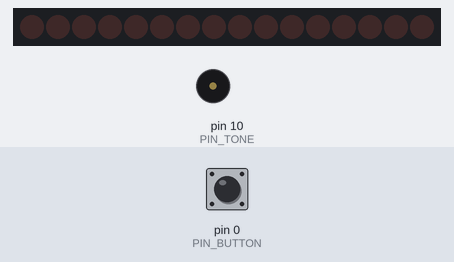
Bench run of a sketch on a simulated Arduino Uno, built with avr-gcc and run on an emulated ATmega328P. Shown: 16 shift-register outputs drawn as a row of LEDs (first output left, lit = HIGH), buzzer (waves = sounding). Wiring (inferred from the names in the program): 2 × shift register (74HC595): data pin 1; shift clock pin 3; latch pin 2. Wiring (inferred from the signals the program sends): row of LEDs: on Q0, Q1, Q2, Q3, Q4, Q5, Q6, Q7, Q8, Q9, Q10, Q11, Q12, Q13, Q14, Q15. The test bench sets the inputs (shaded band); at power-on: pin 0 (PIN_BUTTON) HIGH.

Above: at 1.2 s.
1.3 s: pin 0 (PIN_BUTTON) pulled LOW for 0.15 s
At 2.8 s:
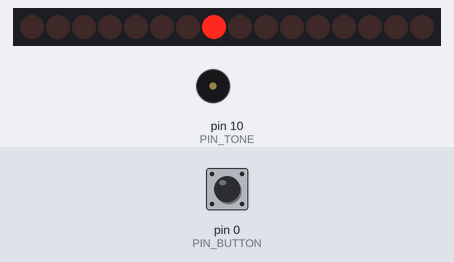
Timing chart, 0 to 4.3 s (numbered marks = the images above; inputs shaded):
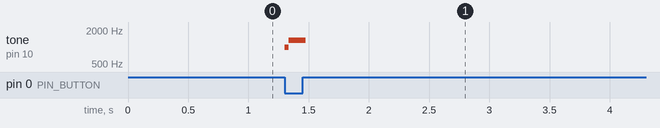

Measured:
- after the input at 1.3 s, tone on pin 10 (PIN_TONE): silent → 987 Hz at once, → 1318 Hz 0.04 s later, → silent 0.14 s later

The sketch:

jarFromHell.ino
```cpp
int PIN_BUTTON = 0;

int PIN_DATA = 1; //DS
int PIN_LATCH = 2; //ST_CP
int PIN_CLOCK = 3; //SH_CP
int PIN_TONE = 10;

boolean btnFlag = false;
int level = 0;
unsigned long lastPress;

void coinSound() {
  tone(PIN_TONE, 987, 35);
  delay(35);
  tone(PIN_TONE, 1318, 140); //220
  delay(245);
}

void setLedPanelLevel(int level) {
  if ((level < 0) || (level > 10))
    return;
  digitalWrite(PIN_LATCH, LOW);
  switch (level) {
    case 0:
      shiftOut(PIN_DATA, PIN_CLOCK, LSBFIRST, B00000000);
      shiftOut(PIN_DATA, PIN_CLOCK, LSBFIRST, B00000000);
      break;
    case 1:
      shiftOut(PIN_DATA, PIN_CLOCK, LSBFIRST, B00000000);
      shiftOut(PIN_DATA, PIN_CLOCK, LSBFIRST, B00000001);
      break;
    case 2:
      shiftOut(PIN_DATA, PIN_CLOCK, LSBFIRST, B00000000);
      shiftOut(PIN_DATA, PIN_CLOCK, LSBFIRST, B00000011);
      break;
    case 3:
      shiftOut(PIN_DATA, PIN_CLOCK, LSBFIRST, B00000000);
      shiftOut(PIN_DATA, PIN_CLOCK, LSBFIRST, B00000111);
      break;
    case 4:
      shiftOut(PIN_DATA, PIN_CLOCK, LSBFIRST, B00000000);
      shiftOut(PIN_DATA, PIN_CLOCK, LSBFIRST, B00001111);
      break;
    case 5:
      shiftOut(PIN_DATA, PIN_CLOCK, LSBFIRST, B00000000);
      shiftOut(PIN_DATA, PIN_CLOCK, LSBFIRST, B00011111);
      break;
    case 6:
      shiftOut(PIN_DATA, PIN_CLOCK, LSBFIRST, B00000000);
      shiftOut(PIN_DATA, PIN_CLOCK, LSBFIRST, B00111111);
      break;
    case 7:
      shiftOut(PIN_DATA, PIN_CLOCK, LSBFIRST, B00000000);
      shiftOut(PIN_DATA, PIN_CLOCK, LSBFIRST, B01111111);
      break;
    case 8:
      shiftOut(PIN_DATA, PIN_CLOCK, LSBFIRST, B00000000);
      shiftOut(PIN_DATA, PIN_CLOCK, LSBFIRST, B11111111);
      break;
    case 9:
      shiftOut(PIN_DATA, PIN_CLOCK, LSBFIRST, B00000001);
      shiftOut(PIN_DATA, PIN_CLOCK, LSBFIRST, B11111111);
      break;
    case 10:
      shiftOut(PIN_DATA, PIN_CLOCK, LSBFIRST, B00000011);
      shiftOut(PIN_DATA, PIN_CLOCK, LSBFIRST, B11111111);
      break;
  }
  digitalWrite(PIN_LATCH, HIGH);
}

void setup() {
  pinMode(PIN_BUTTON, INPUT);

  pinMode(PIN_DATA, OUTPUT);
  pinMode(PIN_LATCH, OUTPUT);
  pinMode(PIN_CLOCK, OUTPUT);

  setLedPanelLevel(0);
}

void loop() {
  boolean btn = !digitalRead(PIN_BUTTON);
  if ((btn == true) && (btnFlag == false) && (millis() - lastPress > 50)){
    btnFlag = true;
    lastPress = millis();
    level++;
    if (level > 10)
      level = 0;
    coinSound();
  }
  if ((btn == false) && btnFlag == true){
    btnFlag = false;
  }
  setLedPanelLevel(level);
}
```
